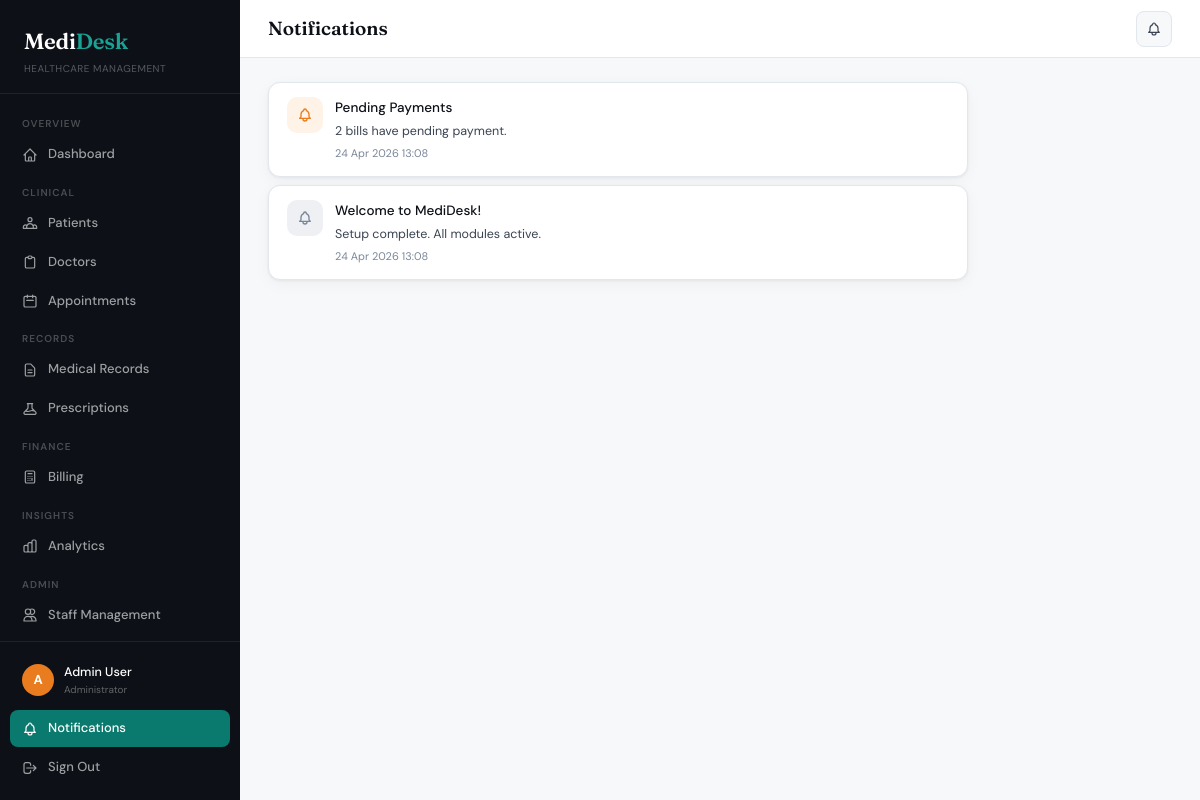
The app's page /notifications/ (signed in) with its own data.
### core/models.py (models this page shows)
class Notification(models.Model):
    TYPE_CHOICES = [
        ('appointment','Appointment'), ('billing','Billing'),
        ('record','Medical Record'), ('prescription','Prescription'), ('system','System'),
    ]
    user = models.ForeignKey(User, on_delete=models.CASCADE, related_name='notifications')
    title = models.CharField(max_length=200)
    message = models.TextField()
    notif_type = models.CharField(max_length=20, choices=TYPE_CHOICES, default='system')
    link = models.CharField(max_length=200, blank=True)
    is_read = models.BooleanField(default=False)
    created_at = models.DateTimeField(auto_now_add=True)
    class Meta:
        ordering = ['-created_at']

### core/views.py (the view)
# urls.py: path('notifications/', views.notifications_view, name='notifications'),
@login_required
def notifications_view(request):
    notifs = request.user.notifications.all()
    notifs.filter(is_read=False).update(is_read=True)
    return render(request, 'core/notifications.html', {'notifications': notifs})

### core/context_processors.py (called while the page is built, shortened)
def user_role(request):
    if not request.user.is_authenticated:
        return {'user_role': '', 'user_profile': None}
    if request.user.is_superuser:
        return {'user_role': 'admin', 'user_profile': None}

### core/templates/core/notifications.html (shortened to what this page needs)
{% extends 'core/base.html' %}
{% block page_title %}<strong>Notifications</strong>{% endblock %}
{% block content %}
<div style="max-width:700px;display:flex;flex-direction:column;gap:8px;">
{% for n in notifications %}
<div class="card" style="{% if not n.is_read %}border-left:3px solid var(--teal);{% endif %}">
  <div class="card-body" style="padding:14px 18px;display:flex;align-items:flex-start;gap:12px;">
    <div style="width:36px;height:36px;border-radius:10px;flex-shrink:0;display:flex;align-items:center;justify-content:center;
      {% if n.notif_type == 'appointment' %}background:var(--blue-light);color:var(--blue);
      {% elif n.notif_type == 'billing' %}background:var(--amber-light);color:var(--amber);
      {% elif n.notif_type == 'prescription' %}background:var(--teal-light);color:var(--teal);
      {% else %}background:var(--surface-2);color:var(--ink-3);{% endif %}">
    </div>
    <div style="flex:1;">
      <div style="font-weight:{% if not n.is_read %}600{% else %}500{% endif %};font-size:13.5px;">{{ n.title }}</div>
      <div style="font-size:12.5px;color:var(--ink-2);margin-top:2px;">{{ n.message }}</div>
      <div style="font-size:11px;color:var(--ink-3);margin-top:4px;">{{ n.created_at|date:"d M Y H:i" }}</div>
    </div>
  </div>
</div>
{% empty %}
<div class="card"><div class="empty-state"><p>No notifications.</p></div></div>
{% endfor %}
</div>
{% endblock %}

### core/templates/core/base.html (shortened to what this page needs)
<!DOCTYPE html>
<html lang="en">
<head>
</head>
<body>
{% if user.is_authenticated %}
<aside class="sidebar">
  <div class="sidebar-logo">
    <div class="brand">Medi<span>Desk</span></div>
    <div class="tagline">Healthcare Management</div>
  </div>
  <nav class="sidebar-nav">
    <div class="nav-label">Overview</div>
    <a href="/dashboard/" class="nav-item {% if request.resolver_match.url_name == 'dashboard' %}active{% endif %}">
      <svg fill="none" stroke="currentColor" viewBox="0 0 24 24"><path stroke-linecap="round" stroke-linejoin="round" stroke-width="1.8" d="M3 12l2-2m0 0l7-7 7 7M5 10v10a1 1 0 001 1h3m10-11l2 2m-2-2v10a1 1 0 01-1 1h-3m-6 0a1 1 0 001-1v-4a1 1 0 011-1h2a1 1 0 011 1v4a1 1 0 001 1m-6 0h6"/></svg>
      Dashboard
    </a>
    {% if not user_role == 'pharmacist' %}
    <div class="nav-label">Clinical</div>
    <a href="/patients/" class="nav-item {% if 'patient' in request.resolver_match.url_name %}active{% endif %}">
      Patients
    </a>
    {% endif %}
    {% if user.is_superuser or user_role == 'admin' or user_role == 'receptionist' %}
    <a href="/doctors/" class="nav-item {% if 'doctor' in request.resolver_match.url_name %}active{% endif %}">
      <svg fill="none" stroke="currentColor" viewBox="0 0 24 24"><path stroke-linecap="round" stroke-linejoin="round" stroke-width="1.8" d="M9 5H7a2 2 0 00-2 2v12a2 2 0 002 2h10a2 2 0 002-2V7a2 2 0 00-2-2h-2M9 5a2 2 0 002 2h2a2 2 0 002-2M9 5a2 2 0 012-2h2a2 2 0 012 2"/></svg>
      Doctors
    </a>
    {% endif %}
    {% if not user_role == 'pharmacist' %}
    <a href="/appointments/" class="nav-item {% if 'appointment' in request.resolver_match.url_name %}active{% endif %}">
      <svg fill="none" stroke="currentColor" viewBox="0 0 24 24"><path stroke-linecap="round" stroke-linejoin="round" stroke-width="1.8" d="M8 7V3m8 4V3m-9 8h10M5 21h14a2 2 0 002-2V7a2 2 0 00-2-2H5a2 2 0 00-2 2v12a2 2 0 002 2z"/></svg>
      Appointments
    </a>
    {% endif %}
    {% if not user_role == 'pharmacist' %}
    <div class="nav-label">Records</div>
    <a href="/records/" class="nav-item {% if 'record' in request.resolver_match.url_name %}active{% endif %}">
      <svg fill="none" stroke="currentColor" viewBox="0 0 24 24"><path stroke-linecap="round" stroke-linejoin="round" stroke-width="1.8" d="M9 12h6m-6 4h6m2 5H7a2 2 0 01-2-2V5a2 2 0 012-2h5.586a1 1 0 01.707.293l5.414 5.414a1 1 0 01.293.707V19a2 2 0 01-2 2z"/></svg>
      Medical Records
    </a>
    {% endif %}
    <a href="/prescriptions/" class="nav-item {% if 'prescription' in request.resolver_match.url_name %}active{% endif %}">
      Prescriptions
    </a>
    {% if user.is_superuser or user_role == 'admin' or user_role == 'receptionist' %}
    <div class="nav-label">Finance</div>
    <a href="/billing/" class="nav-item {% if 'bill' in request.resolver_match.url_name %}active{% endif %}">
      <svg fill="none" stroke="currentColor" viewBox="0 0 24 24"><path stroke-linecap="round" stroke-linejoin="round" stroke-width="1.8" d="M9 7h6m0 10v-3m-3 3h.01M9 17h.01M9 14h.01M12 14h.01M15 11h.01M12 11h.01M9 11h.01M7 21h10a2 2 0 002-2V5a2 2 0 00-2-2H7a2 2 0 00-2 2v14a2 2 0 002 2z"/></svg>
      Billing
    </a>
    {% endif %}
    {% if user.is_superuser or user_role == 'admin' or user_role == 'doctor' or user_role == 'receptionist' %}
    <div class="nav-label">Insights</div>
    <a href="/analytics/" class="nav-item {% if request.resolver_match.url_name == 'analytics' %}active{% endif %}">
      Analytics
    </a>
    {% endif %}
    {% if user.is_superuser or user_role == 'admin' %}
    <div class="nav-label">Admin</div>
    <a href="/staff/" class="nav-item {% if 'staff' in request.resolver_match.url_name %}active{% endif %}">
      <svg fill="none" stroke="currentColor" viewBox="0 0 24 24"><path stroke-linecap="round" stroke-linejoin="round" stroke-width="1.8" d="M12 4.354a4 4 0 110 5.292M15 21H3v-1a6 6 0 0112 0v1zm0 0h6v-1a6 6 0 00-9-5.197M13 7a4 4 0 11-8 0 4 4 0 018 0z"/></svg>
      Staff Management
    </a>
    {% endif %}
  </nav>
  <div class="sidebar-footer">
    <div class="user-block">
      <div class="user-av av-{% if user.is_superuser %}admin{% else %}{{ user_role|default:'admin' }}{% endif %}">
        {{ user.username|first|upper }}
      </div>
      <div>
        <div class="user-name">{{ user.get_full_name|default:user.username }}</div>
        <div class="user-role">
          {% if user.is_superuser %}Administrator
          {% else %}{{ user_profile.get_role_display|default:"Staff" }}{% endif %}
        </div>
      </div>
    </div>
    <a href="/notifications/" class="nav-item {% if request.resolver_match.url_name == 'notifications' %}active{% endif %}">
      Notifications
    </a>
    <a href="/logout/" class="nav-item">
      <svg fill="none" stroke="currentColor" viewBox="0 0 24 24"><path stroke-linecap="round" stroke-linejoin="round" stroke-width="1.8" d="M17 16l4-4m0 0l-4-4m4 4H7m6 4v1a3 3 0 01-3 3H6a3 3 0 01-3-3V7a3 3 0 013-3h4a3 3 0 013 3v1"/></svg>
      Sign Out
    </a>
  </div>
</aside>
<div class="main-wrap">
  <div class="topbar">
    <div class="topbar-title">{% block page_title %}<strong>Dashboard</strong>{% endblock %}</div>
    <div class="topbar-right">
      <a href="/notifications/" class="notif-btn" title="Notifications">
      </a>
    </div>
  </div>
  <div class="page-content">
    {% block content %}{% endblock %}
  </div>
</div>
{% else %}
{% block auth_content %}{% endblock %}
{% endif %}
</body>
</html>

### core/templates/core/base.html (style rules this page uses)
:root { --ink:#0d1117;--ink-2:#3b4452;--ink-3:#7a8699;--surface:#f7f8fa;--surface-2:#eef0f4;--white:#fff;--teal:#0b7a6e;--teal-light:#e6f4f2;--teal-mid:#1aa395;--amber:#e87c1e;--amber-light:#fef3e6;--rose:#c0392b;--rose-light:#fdecea;--blue:#1a56b0;--blue-light:#e8f0fd;--green:#1a7a3e;--green-light:#e6f5ec;--border:#e2e6ed;--shadow:0 1px 3px rgba(13,17,23,.06),0 4px 16px rgba(13,17,23,.04);--shadow-md:0 2px 8px rgba(13,17,23,.08),0 8px 32px rgba(13,17,23,.06);--radius:12px;--radius-sm:8px; }
* { box-sizing:border-box;margin:0;padding:0; }
body { font-family:'DM Sans',sans-serif;background:var(--surface);color:var(--ink);font-size:14px;line-height:1.6;min-height:100vh; }
a { color:inherit;text-decoration:none; }
.sidebar { position:fixed;top:0;left:0;width:240px;height:100vh;background:var(--ink);display:flex;flex-direction:column;z-index:100;overflow:hidden; }
.sidebar-logo { padding:24px 24px 16px;border-bottom:1px solid rgba(255,255,255,.08); }
.brand { font-family:'Fraunces',serif;font-size:22px;font-weight:600;color:#fff;letter-spacing:-.3px; }
.brand span { color:var(--teal-mid); }
.tagline { font-size:10px;color:rgba(255,255,255,.3);margin-top:2px;letter-spacing:.5px;text-transform:uppercase; }
.sidebar-nav { padding:12px 10px;flex:1;overflow-y:auto; }
.nav-label { font-size:10px;font-weight:600;color:rgba(255,255,255,.25);letter-spacing:1px;text-transform:uppercase;padding:10px 12px 4px; }
.nav-item { display:flex;align-items:center;gap:10px;padding:8px 12px;border-radius:8px;color:rgba(255,255,255,.6);font-size:13px;font-weight:500;transition:all .15s;margin-bottom:2px;cursor:pointer; }
.nav-item.active { background:var(--teal);color:#fff; }
.nav-item svg { width:16px;height:16px;flex-shrink:0; }
.sidebar-footer { padding:12px 10px;border-top:1px solid rgba(255,255,255,.08); }
.user-block { display:flex;align-items:center;gap:10px;padding:8px 12px;border-radius:8px;margin-bottom:4px; }
.user-av { width:32px;height:32px;border-radius:50%;display:flex;align-items:center;justify-content:center;font-size:13px;font-weight:700;color:#fff;flex-shrink:0; }
.user-name { font-size:12.5px;font-weight:500;color:#fff; }
.user-role { font-size:10px;color:rgba(255,255,255,.35);text-transform:capitalize; }
.av-admin { background:#e87c1e; }
.main-wrap { margin-left:240px;min-height:100vh; }
.topbar { background:#fff;border-bottom:1px solid var(--border);padding:0 28px;height:58px;display:flex;align-items:center;justify-content:space-between;position:sticky;top:0;z-index:50; }
.topbar-title { font-family:'Fraunces',serif;font-size:19px;font-weight:300;color:var(--ink); }
.topbar-title strong { font-weight:600; }
.topbar-right { display:flex;align-items:center;gap:10px; }
.notif-btn { position:relative;width:36px;height:36px;border-radius:8px;background:var(--surface);border:1px solid var(--border);display:flex;align-items:center;justify-content:center;cursor:pointer;color:var(--ink-2);text-decoration:none; }
.page-content { padding:24px 28px; }
.card { background:#fff;border:1px solid var(--border);border-radius:var(--radius);box-shadow:var(--shadow); }
.card-body { padding:20px; }

### records on screen
Notification: title "Pending Payments", message "2 bills have pending payment.", created_at "24 Apr 2026 13:08"
Notification: title "Welcome to MediDesk!", message "Setup complete. All modules active.", created_at "24 Apr 2026 13:08"

### other values on screen
{{ user.username|first|upper }} "A"
{{ user.get_full_name|default:user.username }} "Admin User"
